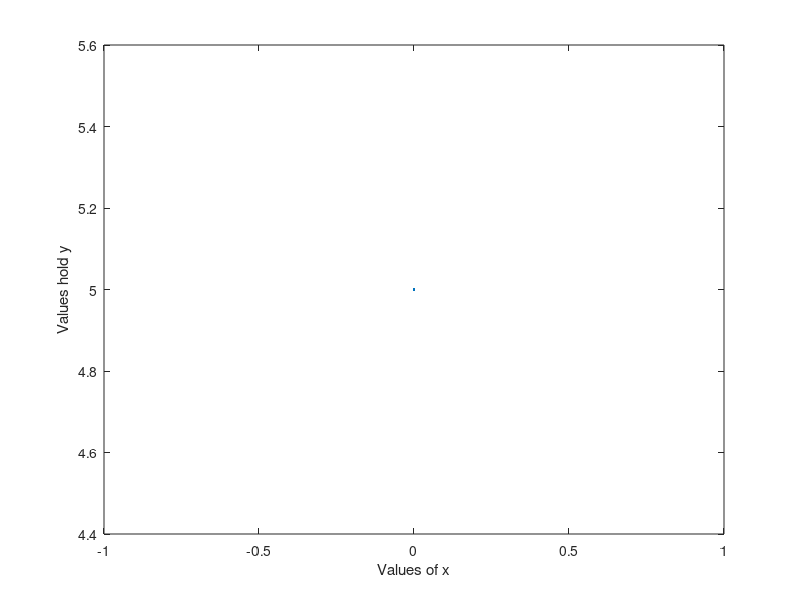

MATLAB code for this plot: (Note: this script raises an error after producing the figure.)
clc;
clear all;
f= @(t,y) -20*y+7*exp(-0.5*t);
t0= 0;
y0= 5;
h= 0.01;
tn=0.2;
n= (tn-t0)/h;
t(1) = t0;
y(1) = y0;
for i= 1:n
t(1+1) =  t0 + i*h;
k1 = h*f(t(i),y(i)); 
k2 = h*f(t(i)+(h/2),y(i)+(k1/2));
k3 = h*f(t(i)+(h/2),y(i)+(k2/2)); 
k4 = h*f(t(i)+h,y(i)+k3);
y(i+1)= y(i) + (1/6)*(k1+2*k2+2*k3+k4);
k(i)= t(i);
j(i)= y(i);
fprintf('The value at y(%.2f) = %.4f\n', t(i+1), y(i+1));
plot(k,j); 
xlabel( 'Values of x');
ylabel('Values hold y');
hold on;
end